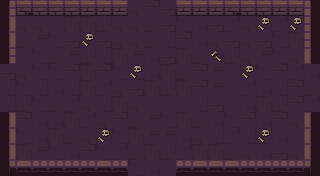

The image is a tile-based game level rendered from a .tmx file. Its description and complete source (layers, tilesets, objects, tile grids) follow:
An orthogonal 20x11 tile map with 16x16 px tiles, 6 tile layers (ground, dressing, decor, walls, ...) and 8 objects (5x ENTRY, 2x PROP, CHEST).

<map version="1.10" tiledversion="1.10.2" orientation="orthogonal" renderorder="right-down" width="20" height="11" tilewidth="16" tileheight="16" infinite="0" nextlayerid="8" nextobjectid="9">
 <tileset firstgid="1" name="dungeon" tilewidth="16" tileheight="16" tilecount="100" columns="10">
  <image source="../../../gfx/tiles/depths/dungeon_tileset.png" width="160" height="160" />
 </tileset>
 <layer id="1" name="ground" width="20" height="11">
  <data encoding="csv">
17,7,30,20,20,10,9,19,30,28,9,27,8,10,17,8,19,17,8,9,
20,30,30,19,29,29,8,30,30,20,9,10,27,9,7,30,29,7,7,18,
17,20,18,10,9,19,9,30,30,20,17,28,27,30,9,30,9,10,29,20,
9,19,10,20,18,8,17,29,18,27,9,29,20,18,8,30,18,10,30,8,
9,30,10,10,28,29,28,10,17,27,29,20,28,18,19,28,10,28,7,27,
17,10,17,27,17,29,7,30,9,29,8,29,28,18,19,7,27,17,28,20,
17,8,10,20,7,30,17,29,30,19,19,19,17,9,19,27,29,8,28,7,
27,28,27,27,29,7,30,28,20,18,10,29,20,27,10,28,27,28,30,7,
10,10,27,29,20,30,29,10,29,18,18,27,30,17,7,17,8,27,19,20,
9,29,18,10,27,28,10,7,20,29,8,7,29,29,20,30,27,9,30,28,
10,29,28,10,18,7,9,10,10,27,19,27,7,28,29,9,8,20,28,20
</data>
 </layer>
 <layer id="2" name="dressing" width="20" height="11">
  <data encoding="csv">
0,0,0,0,0,0,0,0,0,0,0,0,0,0,0,0,0,0,0,0,
0,0,0,0,0,0,0,0,0,0,0,0,0,0,0,0,78,0,78,0,
0,0,0,0,0,78,0,0,0,0,0,0,0,0,0,0,0,0,0,0,
0,0,0,0,0,0,0,0,0,0,0,0,0,69,0,0,0,0,0,0,
0,0,0,0,0,0,0,0,78,0,0,0,0,0,0,78,0,0,0,0,
0,0,0,0,0,0,0,0,0,0,0,0,0,0,0,0,0,0,0,0,
0,0,0,0,0,0,0,0,0,0,0,0,0,0,0,0,0,0,0,0,
0,0,0,0,0,0,0,0,0,0,0,0,0,0,0,0,0,0,0,0,
0,0,0,0,0,0,78,0,0,0,0,0,0,0,0,0,78,0,0,0,
0,0,0,0,0,0,0,0,0,0,0,0,0,0,0,0,0,0,0,0,
0,0,0,0,0,0,0,0,0,0,0,0,0,0,0,0,0,0,0,0
</data>
 </layer>
 <layer id="3" name="decor" width="20" height="11">
  <data encoding="csv">
0,0,0,0,0,0,0,0,0,0,0,0,0,0,0,0,0,0,0,0,
0,0,0,0,0,0,0,0,0,0,0,0,0,0,0,0,0,0,0,0,
0,0,0,0,0,0,0,0,0,0,0,0,0,0,0,0,0,0,0,0,
0,0,0,0,0,0,0,0,0,0,0,0,0,0,0,0,0,0,0,0,
0,0,0,0,0,0,0,0,0,0,0,0,0,0,0,0,0,0,0,0,
0,0,0,0,0,0,0,0,0,0,0,0,0,0,0,0,0,0,0,0,
0,0,0,0,0,0,0,0,0,0,0,0,0,0,0,0,0,0,0,0,
0,0,0,0,0,0,0,0,0,0,0,0,0,0,0,0,0,0,0,0,
0,0,0,0,0,0,0,0,0,0,0,0,0,0,0,0,0,0,0,0,
0,0,0,0,0,0,0,0,0,0,0,0,0,0,0,0,0,0,0,0,
0,0,0,0,0,0,0,0,0,0,0,0,0,0,0,0,0,0,0,0
</data>
 </layer>
 <layer id="4" name="walls" width="20" height="11">
  <data encoding="csv">
1,4,2,2,5,3,3,3,0,0,0,3,3,3,4,5,5,3,3,6,
31,0,0,0,0,0,0,0,0,0,0,0,0,0,0,0,0,0,0,26,
11,0,0,0,0,0,0,0,0,0,0,0,0,0,0,0,0,0,0,26,
21,0,0,0,0,0,0,0,0,0,0,0,0,0,0,0,0,0,0,16,
0,0,0,0,0,0,0,0,0,0,0,0,0,0,0,0,0,0,0,0,
0,0,0,0,0,0,0,0,0,0,0,0,0,0,0,0,0,0,0,0,
0,0,0,0,0,0,0,0,0,0,0,0,0,0,0,0,0,0,0,0,
11,0,0,0,0,0,0,0,0,0,0,0,0,0,0,0,0,0,0,16,
31,0,0,0,0,0,0,0,0,0,0,0,0,0,0,0,0,0,0,16,
31,0,0,0,0,0,0,0,0,0,0,0,0,0,0,0,0,0,0,16,
41,42,43,43,43,43,45,43,0,0,0,43,42,42,42,44,43,43,44,46
</data>
 </layer>
 <layer id="5" name="props" width="20" height="11">
  <data encoding="csv">
0,0,0,0,0,0,0,0,0,0,0,0,0,0,0,0,0,0,0,0,
0,0,0,0,0,0,0,0,0,0,0,0,0,0,0,0,0,0,0,0,
0,0,0,0,0,0,0,0,0,0,0,0,0,0,0,0,0,0,0,0,
0,0,0,0,0,0,0,0,0,0,0,0,0,0,0,0,0,0,0,0,
0,0,0,0,0,0,0,0,0,0,0,0,0,0,0,0,0,0,0,0,
0,0,0,0,0,0,0,0,0,0,0,0,0,0,0,0,0,0,0,0,
0,0,0,0,0,0,0,0,0,0,0,0,0,0,0,0,0,0,0,0,
0,0,0,0,0,0,0,0,0,0,0,0,0,0,0,0,0,0,0,0,
0,0,0,0,0,0,0,0,0,0,0,0,0,0,0,0,0,0,0,0,
0,0,0,0,0,0,0,0,0,0,0,0,0,0,0,0,0,0,0,0,
0,0,0,0,0,0,0,0,0,0,0,0,0,0,0,0,0,0,0,0
</data>
 </layer>
 <layer id="6" name="overhead" width="20" height="11">
  <data encoding="csv">
0,0,0,0,0,0,0,0,0,0,0,0,0,0,0,0,0,0,0,0,
0,0,0,0,0,0,0,0,0,0,0,0,0,0,0,0,0,0,0,0,
0,0,0,0,0,0,0,0,0,0,0,0,0,0,0,0,0,0,0,0,
0,0,0,0,0,0,0,0,0,0,0,0,0,0,0,0,0,0,0,0,
0,0,0,0,0,0,0,0,0,0,0,0,0,0,0,0,0,0,0,0,
0,0,0,0,0,0,0,0,0,0,0,0,0,0,0,0,0,0,0,0,
0,0,0,0,0,0,0,0,0,0,0,0,0,0,0,0,0,0,0,0,
0,0,0,0,0,0,0,0,0,0,0,0,0,0,0,0,0,0,0,0,
0,0,0,0,0,0,0,0,0,0,0,0,0,0,0,0,0,0,0,0,
0,0,0,0,0,0,0,0,0,0,0,0,0,0,0,0,0,0,0,0,
0,0,0,0,0,0,0,0,0,0,0,0,0,0,0,0,0,0,0,0
</data>
 </layer>
 <objectgroup id="7" name="spawns">
  <object id="1" name="UP" type="ENTRY" x="152" y="24" />
  <object id="2" name="DOWN" type="ENTRY" x="152" y="152" />
  <object id="3" name="LEFT" type="ENTRY" x="24" y="88" />
  <object id="4" name="RIGHT" type="ENTRY" x="296" y="88" />
  <object id="5" name="" type="ENTRY" x="168" y="88" />
  <object id="6" name="secret" type="CHEST" x="152" y="88" />
  <object id="7" name="torch" type="PROP" x="56" y="168" />
  <object id="8" name="torch" type="PROP" x="264" y="168" />
 </objectgroup>
</map>
